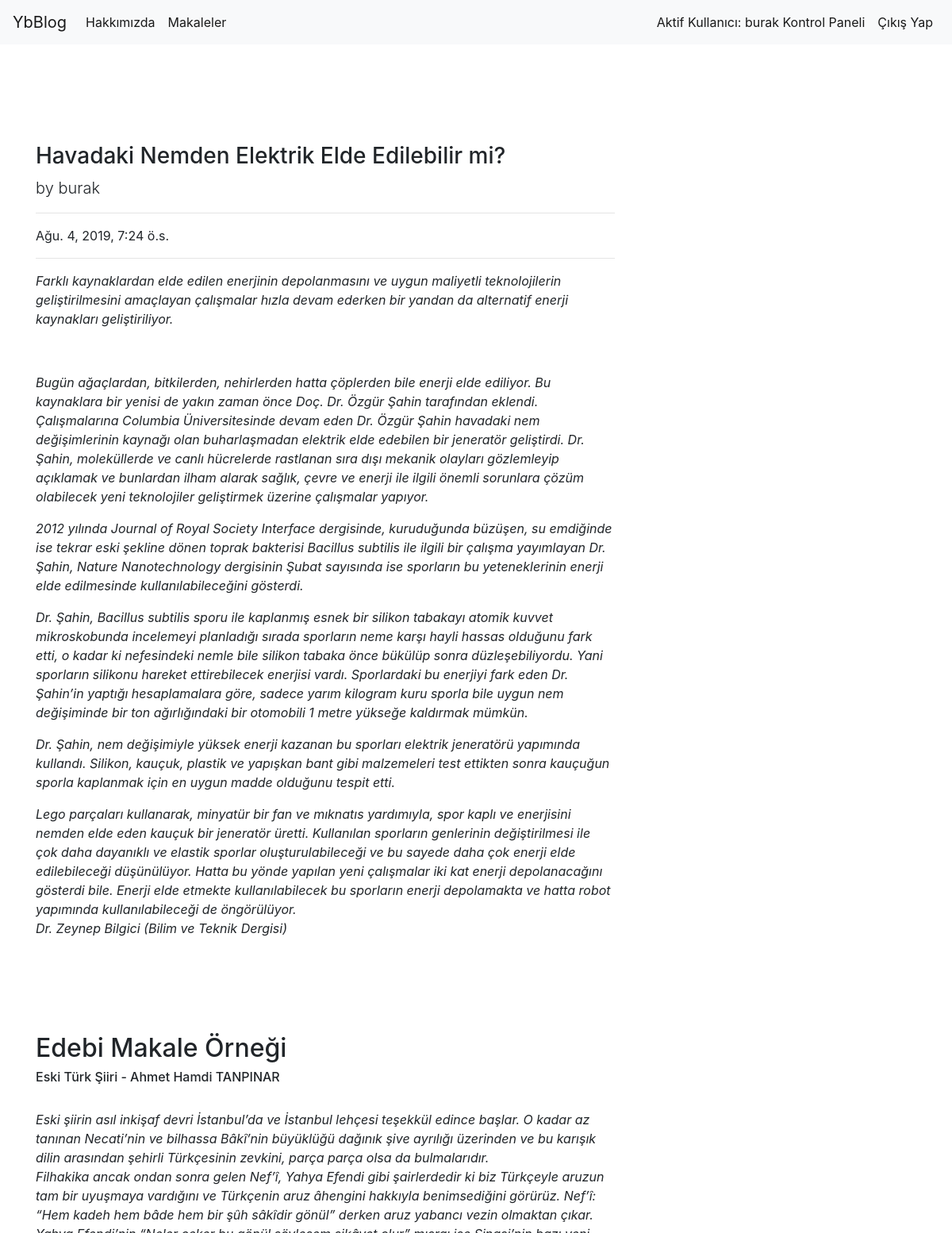
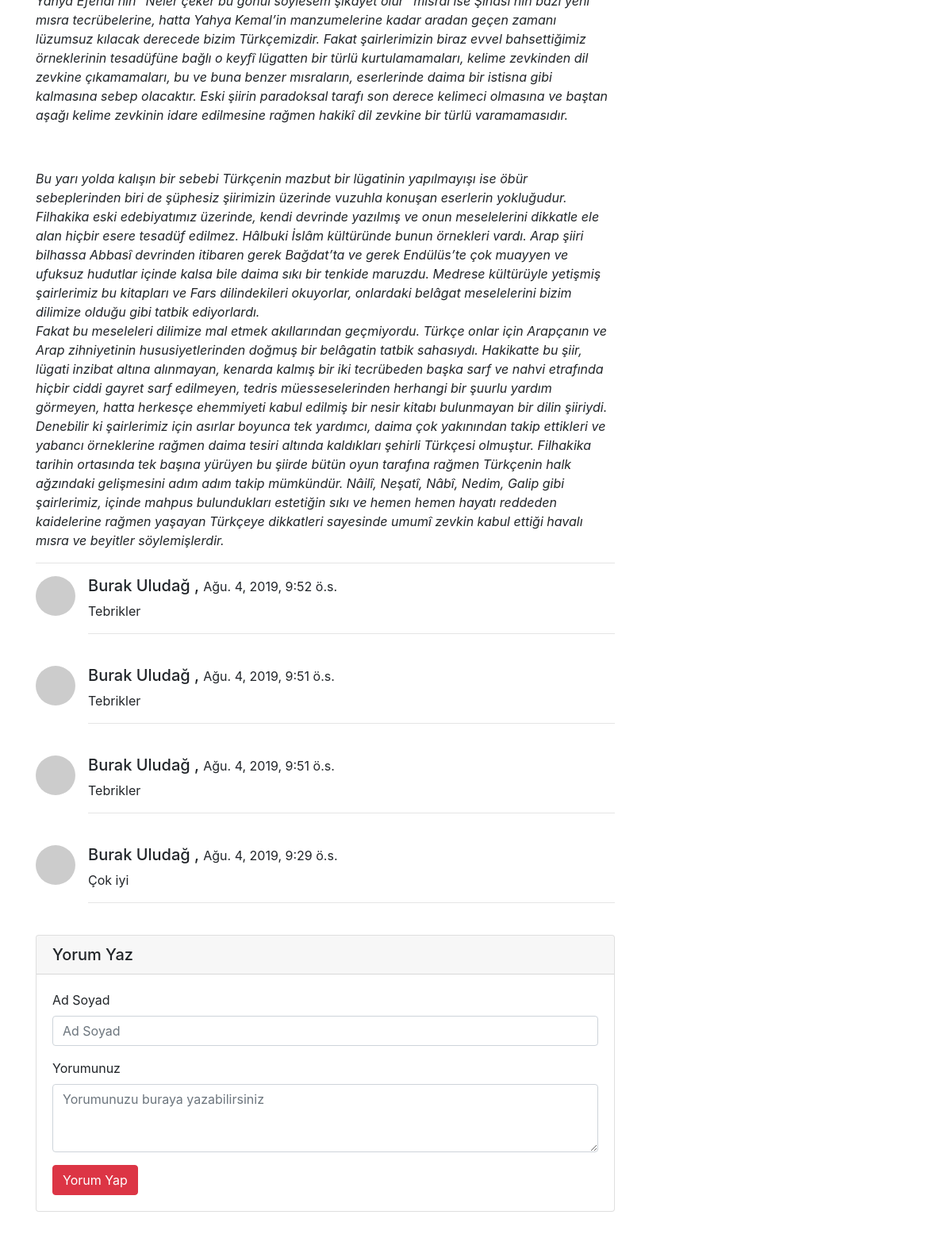
The page /articles/article/16 (signed in) on the database its author committed (2 pictures, top to bottom).
### article/models.py (models this page shows, shortened)
class Article(models.Model):
    author = models.ForeignKey('auth.User' , on_delete=models.CASCADE , verbose_name = "Yazar")
    title = models.CharField(max_length=50 , verbose_name = "Başlık")
    content = RichTextField()
    created_date = models.DateTimeField(auto_now_add = True , verbose_name = "Oluşturma Zamanı")
    article_image = models.FileField(blank = True,null = True,verbose_name="Makaleye Fotoğraf Ekleyin")
    class Meta:
        ordering = ['-created_date']

class Comment(models.Model):
    article = models.ForeignKey(Article,on_delete = models.CASCADE,verbose_name="Makale",related_name="comments")
    comment_author = models.CharField(max_length = 50, verbose_name = "İsim")
    comment_content = models.CharField(max_length = 200, verbose_name = "Yorum")
    comment_date = models.DateTimeField(auto_now_add=True)
    class Meta:
        ordering = ['-comment_date']

### article/views.py (the view)
# urls.py: path('article/<int:id>', views.detail , name = "detail"),
@login_required(login_url = "user:login")
def detail(request,id):
    article = get_object_or_404(Article,id = id)
    comments = article.comments.all()
    return render(request,"detail.html",{"article" : article,"comments" : comments})

### templates/detail.html (shortened to what this page needs)
{% extends "layout.html" %}
{% block body %}
<div class="row">
        <div class="col-lg-8">
          <h3 class="mt-4">{{article.title}}</h3>
          <p class="lead">
            by
            {{article.author.username}}
          </p>
          <hr>
          <p>{{article.created_date}}</p>
          <hr>
          <p>{{article.content|safe}}</p>
          <hr>
          {% if comments %}
          {% for comment in comments %}
          <div class="media mb-4">
              <img class="d-flex mr-3 rounded-circle" src="http://placehold.it/50x50" alt="">
              <div class="media-body">
                <h5 class="mt-0">{{comment.comment_author}} , <small>{{comment.comment_date}}</small></h5>
                {{comment.comment_content}}
                <hr>
              </div>
          </div>
          {% endfor %}
          {% else %}
          <div class="alert alert-danger">İlk yorumu yapan sen ol</div>
          {% endif %}
          <div class="card my-4">
              <h5 class="card-header">Yorum Yaz</h5>
              <div class="card-body">
                <form method="POST" action="{% url 'article:comment' article.id %}">
                  <div class="form-group">
                      <label for="formGroupExampleInput">Ad Soyad</label>
                      <input name="comment_author" type="text" class="form-control" id="formGroupExampleInput" placeholder="Ad Soyad">
                    </div>
                  <div class="form-group">
                      <label for="formGroupExampleInput">Yorumunuz</label>
                    <textarea name="comment_content" placeholder="Yorumunuzu buraya yazabilirsiniz" class="form-control" rows="3"></textarea>
                  </div>
                  <button type="submit" class="btn btn-danger">Yorum Yap</button>
                </form>
              </div>
            </div>
 </div>
</div>
{% endblock body %}

### templates/includes/navbar.html (shortened to what this page needs)
<nav class="navbar navbar-expand-lg navbar-light bg-light">
        <a class="navbar-brand" href="{% url 'index' %}">YbBlog</a>
        <div class="collapse navbar-collapse" id="navbarSupportedContent">
          <ul class="navbar-nav mr-auto">
            <li class="nav-item active">
              <a class="nav-link" href="{% url 'about' %}">Hakkımızda <span class="sr-only">(current)</span></a>
            </li>
            <li class="nav-item active">
                <a class="nav-link" href="{% url 'article:articles' %}">Makaleler <span class="sr-only">(current)</span></a>
              </li>
          </ul>
          {% if request.user.is_authenticated %}
          <ul class="navbar-nav ml-auto">
            <li class="nav-item active">
              <a class="nav-link" href="{% url 'article:dashboard' %}">Aktif Kullanıcı: {{user}} Kontrol Paneli <span class="sr-only">(current)</span></a>
            </li>
            <li class="nav-item active">
                <a class="nav-link" href="{% url 'user:logout' %}">Çıkış Yap <span class="sr-only">(current)</span></a>
            </li>
          </ul>
          {% endif %}
        </div>
      </nav>

### rows shown on the page
Article: title "Havadaki Nemden Elektrik Elde Edilebilir mi?", author.username "burak", created_date "Ağu. 4, 2019, 7:24 ö.s.", content "Farklı kaynaklardan elde edilen enerjinin depolanmasını ve uygun maliyetli teknolojilerin geliştirilmesini amaçlayan çalışmalar hızla devam ederken bir yandan da alternatif enerji kaynakları geliştiriliyor. Bugün ağaçlardan, bitkilerden, nehirlerden hatta çöplerden bile enerji elde ediliyor. Bu kaynaklara bir yenisi de yakın zaman önce Doç. Dr. Özgür Şahin tarafından eklendi. Çalışmalarına Columbia Üniversitesinde devam eden Dr. Özgür Şahin havadaki nem değişimlerinin kaynağı olan buharlaşmadan elektrik elde edebilen bir jeneratör geliştirdi. Dr. Şahin, moleküllerde ve canlı hücrelerde rastlanan sıra dışı mekanik olayları gözlemleyip açıklamak ve bunlardan ilham alarak sağlık, çevre ve…"
Comment: comment_author "Burak Uludağ", comment_date "Ağu. 4, 2019, 9:52 ö.s.", comment_content "Tebrikler"
Comment: comment_author "Burak Uludağ", comment_date "Ağu. 4, 2019, 9:51 ö.s.", comment_content "Tebrikler"
Comment: comment_author "Burak Uludağ", comment_date "Ağu. 4, 2019, 9:51 ö.s.", comment_content "Tebrikler"
Comment: comment_author "Burak Uludağ", comment_date "Ağu. 4, 2019, 9:29 ö.s.", comment_content "Çok iyi"

### other values the page prints
{{ user }} "burak"
